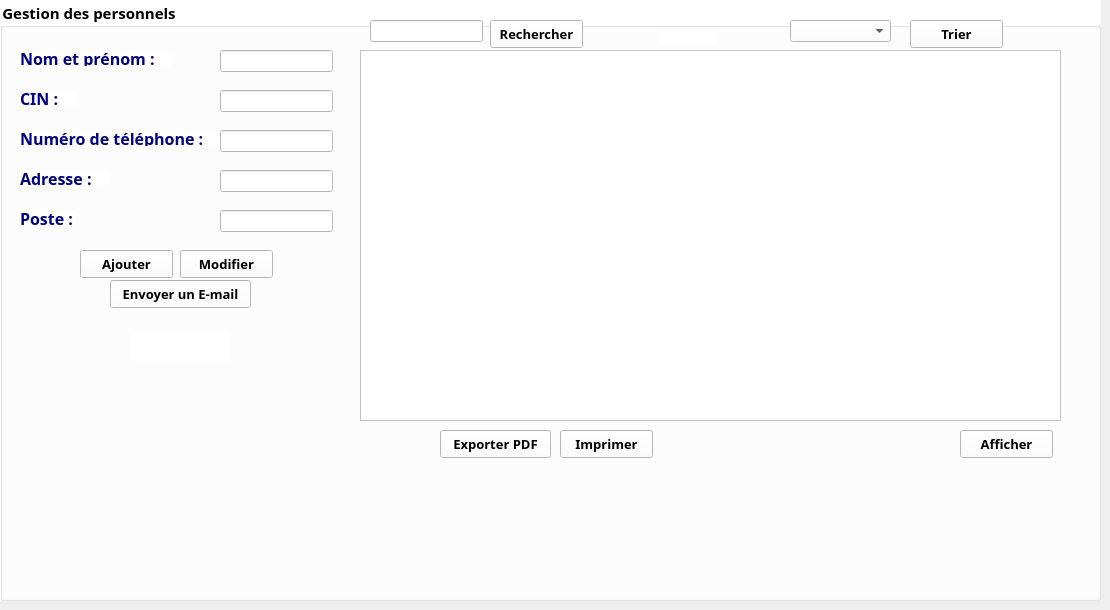
      <widget class="QWidget" name="tab_9">
       <attribute name="title">
        <string>Ajouter un personnel</string>
       </attribute>
       <widget class="QGroupBox" name="groupBox_2">
        <property name="geometry">
         <rect>
          <x>0</x>
          <y>0</y>
          <width>1101</width>
          <height>601</height>
         </rect>
        </property>
        <property name="font">
         <font>
          <family>Tw Cen MT Condensed Extra Bold</family>
          <pointsize>11</pointsize>
          <weight>75</weight>
          <bold>true</bold>
         </font>
        </property>
        <property name="styleSheet">
         <string notr="true">background-color: rgb(255, 255, 255);</string>
        </property>
        <property name="title">
         <string>Gestion des personnels</string>
        </property>
        <widget class="QLabel" name="label_6">
         <property name="geometry">
          <rect>
           <x>20</x>
           <y>50</y>
           <width>151</width>
           <height>16</height>
          </rect>
         </property>
         <property name="font">
          <font>
           <family>Tw Cen MT</family>
           <pointsize>12</pointsize>
           <weight>75</weight>
           <bold>true</bold>
          </font>
         </property>
         <property name="styleSheet">
          <string notr="true">color: rgb(0, 0, 127);</string>
         </property>
         <property name="text">
          <string>Nom et prénom :</string>
         </property>
        </widget>
        <widget class="QLabel" name="label_7">
         <property name="geometry">
          <rect>
           <x>20</x>
           <y>90</y>
           <width>56</width>
           <height>16</height>
          </rect>
         </property>
         <property name="font">
          <font>
           <family>Tw Cen MT</family>
           <pointsize>12</pointsize>
           <weight>75</weight>
           <bold>true</bold>
          </font>
         </property>
         <property name="styleSheet">
          <string notr="true">color: rgb(0, 0, 127);</string>
         </property>
         <property name="text">
          <string>CIN :</string>
         </property>
        </widget>
        <widget class="QLabel" name="label_8">
         <property name="geometry">
          <rect>
           <x>20</x>
           <y>130</y>
           <width>201</width>
           <height>16</height>
          </rect>
         </property>
         <property name="font">
          <font>
           <family>Tw Cen MT</family>
           <pointsize>12</pointsize>
           <weight>75</weight>
           <bold>true</bold>
          </font>
         </property>
         <property name="styleSheet">
          <string notr="true">color: rgb(0, 0, 127);</string>
         </property>
         <property name="text">
          <string>Numéro de téléphone :</string>
         </property>
        </widget>
        <widget class="QLabel" name="label_9">
         <property name="geometry">
          <rect>
           <x>20</x>
           <y>170</y>
           <width>91</width>
           <height>16</height>
          </rect>
         </property>
         <property name="font">
          <font>
           <family>Tw Cen MT</family>
           <pointsize>12</pointsize>
           <weight>75</weight>
           <bold>true</bold>
          </font>
         </property>
         <property name="styleSheet">
          <string notr="true">color: rgb(0, 0, 127);</string>
         </property>
         <property name="text">
          <string>Adresse :</string>
         </property>
        </widget>
        <widget class="QLabel" name="label_10">
         <property name="geometry">
          <rect>
           <x>20</x>
           <y>210</y>
           <width>56</width>
           <height>16</height>
          </rect>
         </property>
         <property name="font">
          <font>
           <family>Tw Cen MT</family>
           <pointsize>12</pointsize>
           <weight>75</weight>
           <bold>true</bold>
          </font>
         </property>
         <property name="styleSheet">
          <string notr="true">color: rgb(0, 0, 127);</string>
         </property>
         <property name="text">
          <string>Poste :</string>
         </property>
        </widget>
        <widget class="QLineEdit" name="L_nomprenom">
         <property name="geometry">
          <rect>
           <x>220</x>
           <y>50</y>
           <width>113</width>
           <height>22</height>
          </rect>
         </property>
        </widget>
        <widget class="QLineEdit" name="L_CIN">
         <property name="geometry">
          <rect>
           <x>220</x>
           <y>90</y>
           <width>113</width>
           <height>22</height>
          </rect>
         </property>
        </widget>
        <widget class="QLineEdit" name="L_num">
         <property name="geometry">
          <rect>
           <x>220</x>
           <y>130</y>
           <width>113</width>
           <height>22</height>
          </rect>
         </property>
        </widget>
        <widget class="QLineEdit" name="L_adr">
         <property name="geometry">
          <rect>
           <x>220</x>
           <y>170</y>
           <width>113</width>
           <height>22</height>
          </rect>
         </property>
        </widget>
        <widget class="QPushButton" name="pb_ajouter">
         <property name="geometry">
          <rect>
           <x>80</x>
           <y>250</y>
           <width>93</width>
           <height>28</height>
          </rect>
         </property>
         <property name="font">
          <font>
           <family>Tw Cen MT</family>
           <pointsize>10</pointsize>
           <weight>75</weight>
           <bold>true</bold>
          </font>
         </property>
         <property name="styleSheet">
          <string notr="true">color: rgb(0, 0, 0);</string>
         </property>
         <property name="text">
          <string>Ajouter</string>
         </property>
        </widget>
        <widget class="QLineEdit" name="L_poste">
         <property name="geometry">
          <rect>
           <x>220</x>
           <y>210</y>
           <width>113</width>
           <height>22</height>
          </rect>
         </property>
        </widget>
        <widget class="QPushButton" name="pb_modif">
         <property name="geometry">
          <rect>
           <x>180</x>
           <y>250</y>
           <width>93</width>
           <height>28</height>
          </rect>
         </property>
         <property name="font">
          <font>
           <family>Tw Cen MT</family>
           <pointsize>10</pointsize>
           <weight>75</weight>
           <bold>true</bold>
          </font>
         </property>
         <property name="styleSheet">
          <string notr="true">color: rgb(0, 0, 0);</string>
         </property>
         <property name="text">
          <string>Modifier</string>
         </property>
        </widget>
        <widget class="QPushButton" name="pb_email">
         <property name="geometry">
          <rect>
           <x>110</x>
           <y>280</y>
           <width>141</width>
           <height>28</height>
          </rect>
         </property>
         <property name="font">
          <font>
           <family>Tw Cen MT</family>
           <pointsize>10</pointsize>
           <weight>75</weight>
           <italic>false</italic>
           <bold>true</bold>
          </font>
         </property>
         <property name="styleSheet">
          <string notr="true">color: rgb(0, 0, 0);</string>
         </property>
         <property name="text">
          <string>Envoyer un E-mail</string>
         </property>
        </widget>
        <widget class="QTableView" name="tableView">
         <property name="geometry">
          <rect>
           <x>360</x>
           <y>50</y>
           <width>701</width>
           <height>371</height>
          </rect>
         </property>
        </widget>
        <widget class="QPushButton" name="pb_pdf">
         <property name="geometry">
          <rect>
           <x>440</x>
           <y>430</y>
           <width>111</width>
           <height>28</height>
          </rect>
         </property>
         <property name="font">
          <font>
           <family>Tw Cen MT</family>
           <pointsize>10</pointsize>
           <weight>75</weight>
           <bold>true</bold>
          </font>
         </property>
         <property name="styleSheet">
          <string notr="true">color: rgb(0, 0, 0);</string>
         </property>
         <property name="text">
          <string>Exporter PDF</string>
         </property>
        </widget>
        <widget class="QPushButton" name="pb_imp">
         <property name="geometry">
          <rect>
           <x>560</x>
           <y>430</y>
           <width>93</width>
           <height>28</height>
          </rect>
         </property>
         <property name="font">
          <font>
           <family>Tw Cen MT</family>
           <pointsize>10</pointsize>
           <weight>75</weight>
           <bold>true</bold>
          </font>
         </property>
         <property name="styleSheet">
          <string notr="true">color: rgb(0, 0, 0);</string>
         </property>
         <property name="text">
          <string>Imprimer</string>
         </property>
        </widget>
        <widget class="QPushButton" name="pb_affichier">
         <property name="geometry">
          <rect>
           <x>960</x>
           <y>430</y>
           <width>93</width>
           <height>28</height>
          </rect>
         </property>
         <property name="font">
          <font>
           <family>Tw Cen MT</family>
           <pointsize>10</pointsize>
           <weight>75</weight>
           <bold>true</bold>
          </font>
         </property>
         <property name="styleSheet">
          <string notr="true">color: rgb(0, 0, 0);</string>
         </property>
         <property name="text">
          <string>Afficher</string>
         </property>
        </widget>
        <widget class="QPushButton" name="pb_tri">
         <property name="geometry">
          <rect>
           <x>910</x>
           <y>20</y>
           <width>93</width>
           <height>28</height>
          </rect>
         </property>
         <property name="font">
          <font>
           <family>Tw Cen MT</family>
           <pointsize>10</pointsize>
           <weight>75</weight>
           <bold>true</bold>
          </font>
         </property>
         <property name="styleSheet">
          <string notr="true">color: rgb(0, 0, 0);</string>
         </property>
         <property name="text">
          <string>Trier</string>
         </property>
        </widget>
        <widget class="QPushButton" name="pb_rechercher">
         <property name="geometry">
          <rect>
           <x>490</x>
           <y>20</y>
           <width>93</width>
           <height>28</height>
          </rect>
         </property>
         <property name="font">
          <font>
           <family>Tw Cen MT</family>
           <pointsize>10</pointsize>
           <weight>75</weight>
           <bold>true</bold>
          </font>
         </property>
         <property name="styleSheet">
          <string notr="true">color: rgb(0, 0, 0);</string>
         </property>
         <property name="text">
          <string>Rechercher</string>
         </property>
        </widget>
        <widget class="QLineEdit" name="lineEdit_recherche">
         <property name="geometry">
          <rect>
           <x>370</x>
           <y>20</y>
           <width>113</width>
           <height>22</height>
          </rect>
         </property>
        </widget>
        <widget class="QComboBox" name="comboBox_tri">
         <property name="geometry">
          <rect>
           <x>790</x>
           <y>20</y>
           <width>101</width>
           <height>22</height>
          </rect>
         </property>
        </widget>
        <widget class="QLabel" name="label_ajout">
         <property name="geometry">
          <rect>
           <x>130</x>
           <y>330</y>
           <width>101</width>
           <height>31</height>
          </rect>
         </property>
         <property name="text">
          <string/>
         </property>
        </widget>
        <widget class="QLabel" name="label_test_recherche">
         <property name="geometry">
          <rect>
           <x>660</x>
           <y>30</y>
           <width>56</width>
           <height>16</height>
          </rect>
         </property>
         <property name="text">
          <string/>
         </property>
        </widget>
       </widget>
      </widget>
